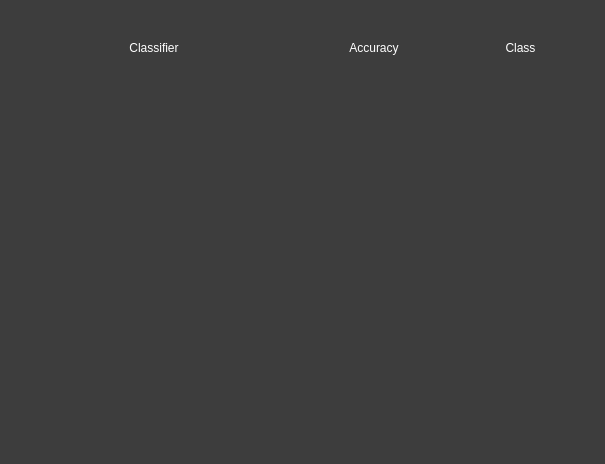
<?xml version="1.0" encoding="UTF-8"?>
<ui version="4.0">
 <class>comparision</class>
 <widget class="QWidget" name="comparision">
  <property name="geometry">
   <rect>
    <x>0</x>
    <y>0</y>
    <width>605</width>
    <height>464</height>
   </rect>
  </property>
  <property name="windowTitle">
   <string>Comparision Table</string>
  </property>
  <property name="styleSheet">
   <string notr="true">background-color: rgb(61, 61, 61);</string>
  </property>
  <widget class="QWidget" name="gridLayoutWidget">
   <property name="geometry">
    <rect>
     <x>10</x>
     <y>20</y>
     <width>581</width>
     <height>431</height>
    </rect>
   </property>
   <layout class="QGridLayout" name="gridLayout">
    <item row="4" column="1" colspan="2">
     <widget class="QLabel" name="c4">
      <property name="styleSheet">
       <string notr="true">font: 18pt &quot;Calibri&quot;;
color: rgb(255, 255, 255);</string>
      </property>
      <property name="text">
       <string/>
      </property>
      <property name="indent">
       <number>5</number>
      </property>
     </widget>
    </item>
    <item row="2" column="1" colspan="2">
     <widget class="QLabel" name="c2">
      <property name="styleSheet">
       <string notr="true">font: 18pt &quot;Calibri&quot;;
color: rgb(255, 255, 255);</string>
      </property>
      <property name="text">
       <string/>
      </property>
      <property name="indent">
       <number>5</number>
      </property>
     </widget>
    </item>
    <item row="6" column="1">
     <widget class="QLabel" name="label_31">
      <property name="text">
       <string/>
      </property>
     </widget>
    </item>
    <item row="6" column="2">
     <widget class="QLabel" name="label_32">
      <property name="text">
       <string/>
      </property>
     </widget>
    </item>
    <item row="5" column="4">
     <widget class="QLabel" name="clas5">
      <property name="styleSheet">
       <string notr="true">font: 18pt &quot;Times New Roman&quot;;
color: rgb(85, 255, 255);</string>
      </property>
      <property name="text">
       <string/>
      </property>
      <property name="alignment">
       <set>Qt::AlignCenter</set>
      </property>
     </widget>
    </item>
    <item row="5" column="3">
     <widget class="QLabel" name="a5">
      <property name="styleSheet">
       <string notr="true">font: 18pt &quot;Times New Roman&quot;;
color: rgb(85, 255, 255);</string>
      </property>
      <property name="text">
       <string/>
      </property>
      <property name="alignment">
       <set>Qt::AlignCenter</set>
      </property>
     </widget>
    </item>
    <item row="5" column="1" colspan="2">
     <widget class="QLabel" name="c5">
      <property name="styleSheet">
       <string notr="true">font: 18pt &quot;Calibri&quot;;
color: rgb(255, 255, 255);</string>
      </property>
      <property name="text">
       <string/>
      </property>
      <property name="indent">
       <number>5</number>
      </property>
     </widget>
    </item>
    <item row="0" column="1" colspan="2">
     <widget class="QLabel" name="label_5">
      <property name="styleSheet">
       <string notr="true">color: rgb(255, 255, 255);
font: italic 18pt &quot;Calibri&quot;;</string>
      </property>
      <property name="text">
       <string>Classifier</string>
      </property>
      <property name="alignment">
       <set>Qt::AlignCenter</set>
      </property>
     </widget>
    </item>
    <item row="0" column="4">
     <widget class="QLabel" name="label_3">
      <property name="styleSheet">
       <string notr="true">color: rgb(255, 255, 255);
font: italic 18pt &quot;Calibri&quot;;</string>
      </property>
      <property name="text">
       <string>Class</string>
      </property>
      <property name="alignment">
       <set>Qt::AlignCenter</set>
      </property>
     </widget>
    </item>
    <item row="1" column="1" colspan="2">
     <widget class="QLabel" name="c1">
      <property name="styleSheet">
       <string notr="true">font: 18pt &quot;Calibri&quot;;
color: rgb(255, 255, 255);</string>
      </property>
      <property name="text">
       <string/>
      </property>
      <property name="indent">
       <number>5</number>
      </property>
     </widget>
    </item>
    <item row="1" column="4">
     <widget class="QLabel" name="clas1">
      <property name="styleSheet">
       <string notr="true">font: 18pt &quot;Times New Roman&quot;;
color: rgb(85, 255, 255);</string>
      </property>
      <property name="text">
       <string/>
      </property>
      <property name="alignment">
       <set>Qt::AlignCenter</set>
      </property>
     </widget>
    </item>
    <item row="1" column="3">
     <widget class="QLabel" name="a1">
      <property name="styleSheet">
       <string notr="true">
font: 18pt &quot;Times New Roman&quot;;
color: rgb(85, 255, 255);</string>
      </property>
      <property name="text">
       <string/>
      </property>
      <property name="alignment">
       <set>Qt::AlignCenter</set>
      </property>
     </widget>
    </item>
    <item row="2" column="3">
     <widget class="QLabel" name="a2">
      <property name="styleSheet">
       <string notr="true">font: 18pt &quot;Times New Roman&quot;;
color: rgb(85, 255, 255);</string>
      </property>
      <property name="text">
       <string/>
      </property>
      <property name="alignment">
       <set>Qt::AlignCenter</set>
      </property>
     </widget>
    </item>
    <item row="2" column="4">
     <widget class="QLabel" name="clas2">
      <property name="styleSheet">
       <string notr="true">font: 18pt &quot;Times New Roman&quot;;
color: rgb(85, 255, 255);</string>
      </property>
      <property name="text">
       <string/>
      </property>
      <property name="alignment">
       <set>Qt::AlignCenter</set>
      </property>
     </widget>
    </item>
    <item row="3" column="1" colspan="2">
     <widget class="QLabel" name="c3">
      <property name="styleSheet">
       <string notr="true">font: 18pt &quot;Calibri&quot;;
color: rgb(255, 255, 255);</string>
      </property>
      <property name="text">
       <string/>
      </property>
      <property name="indent">
       <number>5</number>
      </property>
     </widget>
    </item>
    <item row="3" column="4">
     <widget class="QLabel" name="clas3">
      <property name="styleSheet">
       <string notr="true">font: 18pt &quot;Times New Roman&quot;;
color: rgb(85, 255, 255);</string>
      </property>
      <property name="text">
       <string/>
      </property>
      <property name="alignment">
       <set>Qt::AlignCenter</set>
      </property>
     </widget>
    </item>
    <item row="3" column="3">
     <widget class="QLabel" name="a3">
      <property name="styleSheet">
       <string notr="true">font: 18pt &quot;Times New Roman&quot;;
color: rgb(85, 255, 255);</string>
      </property>
      <property name="text">
       <string/>
      </property>
      <property name="alignment">
       <set>Qt::AlignCenter</set>
      </property>
     </widget>
    </item>
    <item row="4" column="3">
     <widget class="QLabel" name="a4">
      <property name="styleSheet">
       <string notr="true">font: 18pt &quot;Times New Roman&quot;;
color: rgb(85, 255, 255);</string>
      </property>
      <property name="text">
       <string/>
      </property>
      <property name="alignment">
       <set>Qt::AlignCenter</set>
      </property>
     </widget>
    </item>
    <item row="4" column="4">
     <widget class="QLabel" name="clas4">
      <property name="styleSheet">
       <string notr="true">font: 18pt &quot;Times New Roman&quot;;
color: rgb(85, 255, 255);</string>
      </property>
      <property name="text">
       <string/>
      </property>
      <property name="alignment">
       <set>Qt::AlignCenter</set>
      </property>
     </widget>
    </item>
    <item row="0" column="3">
     <widget class="QLabel" name="label_4">
      <property name="styleSheet">
       <string notr="true">color: rgb(255, 255, 255);
font: italic 18pt &quot;Calibri&quot;;</string>
      </property>
      <property name="text">
       <string>Accuracy</string>
      </property>
      <property name="alignment">
       <set>Qt::AlignCenter</set>
      </property>
     </widget>
    </item>
   </layout>
  </widget>
 </widget>
 <resources/>
 <connections/>
</ui>
